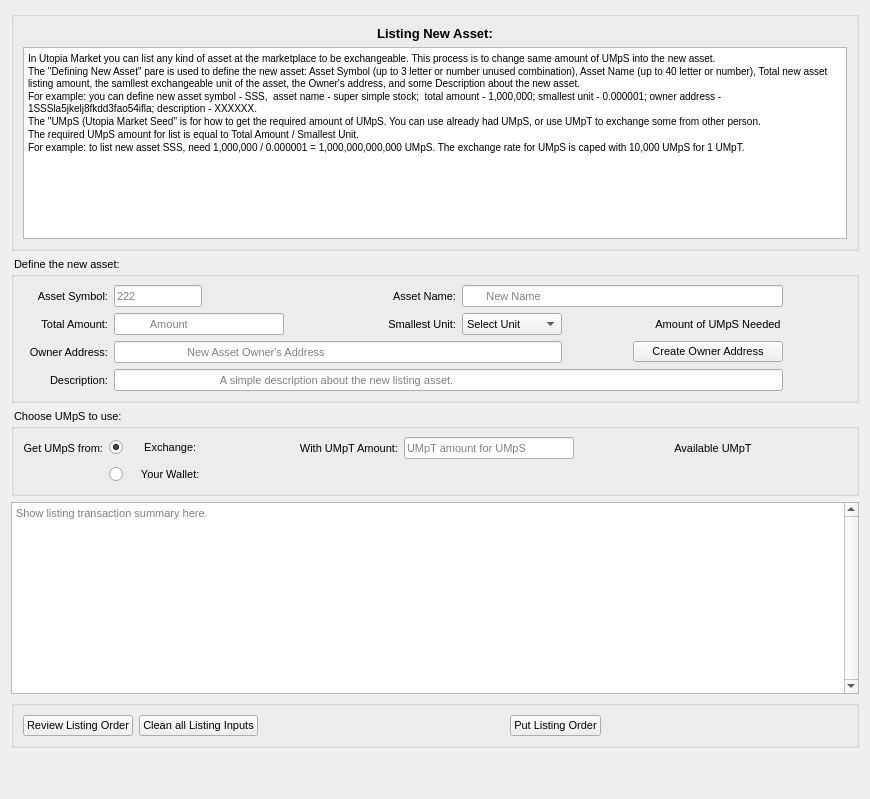
           <widget class="QWidget" name="tab_listing">
            <property name="minimumSize">
             <size>
              <width>0</width>
              <height>0</height>
             </size>
            </property>
            <property name="font">
             <font>
              <pointsize>8</pointsize>
              <weight>50</weight>
              <italic>false</italic>
              <bold>false</bold>
             </font>
            </property>
            <property name="styleSheet">
             <string notr="true">QTabWidget QStackedWidget &gt; QWidget { background-color: rgb(170, 170, 255) } </string>
            </property>
            <attribute name="title">
             <string>Listing</string>
            </attribute>
            <layout class="QVBoxLayout" name="verticalLayout_17">
             <item>
              <widget class="QGroupBox" name="groupBox_listingnewasset">
               <property name="title">
                <string/>
               </property>
               <layout class="QVBoxLayout" name="verticalLayout_16">
                <item>
                 <widget class="QLabel" name="label_listingnewasset">
                  <property name="font">
                   <font>
                    <pointsize>10</pointsize>
                    <weight>75</weight>
                    <italic>false</italic>
                    <bold>true</bold>
                   </font>
                  </property>
                  <property name="text">
                   <string>Listing New Asset:</string>
                  </property>
                  <property name="alignment">
                   <set>Qt::AlignCenter</set>
                  </property>
                 </widget>
                </item>
                <item>
                 <widget class="QTextEdit" name="textEdit_listingnewasset">
                  <property name="maximumSize">
                   <size>
                    <width>16777215</width>
                    <height>240</height>
                   </size>
                  </property>
                  <property name="readOnly">
                   <bool>true</bool>
                  </property>
                  <property name="html">
                   <string>&lt;!DOCTYPE HTML PUBLIC &quot;-//W3C//DTD HTML 4.0//EN&quot; &quot;http://www.w3.org/TR/REC-html40/strict.dtd&quot;&gt;
&lt;html&gt;&lt;head&gt;&lt;meta name=&quot;qrichtext&quot; content=&quot;1&quot; /&gt;&lt;style type=&quot;text/css&quot;&gt;
p, li { white-space: pre-wrap; }
&lt;/style&gt;&lt;/head&gt;&lt;body style=&quot; font-family:'Cantarell'; font-size:11pt; font-weight:400; font-style:normal;&quot;&gt;
&lt;p style=&quot; margin-top:0px; margin-bottom:0px; margin-left:0px; margin-right:0px; -qt-block-indent:0; text-indent:0px;&quot;&gt;&lt;span style=&quot; font-family:'MS Shell Dlg 2'; font-size:7.8pt;&quot;&gt;In Utopia Market you can list any kind of asset at the marketplace to be exchangeable. This process is to change same amount of UMpS into the new asset. &lt;/span&gt;&lt;/p&gt;
&lt;p style=&quot; margin-top:0px; margin-bottom:0px; margin-left:0px; margin-right:0px; -qt-block-indent:0; text-indent:0px;&quot;&gt;&lt;span style=&quot; font-family:'MS Shell Dlg 2'; font-size:7.8pt;&quot;&gt;The &amp;quot;Defining New Asset&amp;quot; pare is used to define the new asset: Asset Symbol (up to 3 letter or number unused combination), Asset Name (up to 40 letter or number), Total new asset listing amount, the samllest exchangeable unit of the asset, the Owner's address, and some Description about the new asset. &lt;/span&gt;&lt;/p&gt;
&lt;p style=&quot; margin-top:0px; margin-bottom:0px; margin-left:0px; margin-right:0px; -qt-block-indent:0; text-indent:0px;&quot;&gt;&lt;span style=&quot; font-family:'MS Shell Dlg 2'; font-size:7.8pt;&quot;&gt;For example: you can define new asset symbol - SSS,  asset name - super simple stock;  total amount - 1,000,000; smallest unit - 0.000001; owner address - 1SSSla5jkelj8fkdd3fao54ifla; description - XXXXXX.&lt;/span&gt;&lt;/p&gt;
&lt;p style=&quot; margin-top:0px; margin-bottom:0px; margin-left:0px; margin-right:0px; -qt-block-indent:0; text-indent:0px;&quot;&gt;&lt;span style=&quot; font-family:'MS Shell Dlg 2'; font-size:7.8pt;&quot;&gt;The &amp;quot;UMpS (Utopia Market Seed&amp;quot; is for how to get the required amount of UMpS. You can use already had UMpS, or use UMpT to exchange some from other person. &lt;/span&gt;&lt;/p&gt;
&lt;p style=&quot; margin-top:0px; margin-bottom:0px; margin-left:0px; margin-right:0px; -qt-block-indent:0; text-indent:0px;&quot;&gt;&lt;span style=&quot; font-family:'MS Shell Dlg 2'; font-size:7.8pt;&quot;&gt;The required UMpS amount for list is equal to Total Amount / Smallest Unit. &lt;/span&gt;&lt;/p&gt;
&lt;p style=&quot; margin-top:0px; margin-bottom:0px; margin-left:0px; margin-right:0px; -qt-block-indent:0; text-indent:0px;&quot;&gt;&lt;span style=&quot; font-family:'MS Shell Dlg 2'; font-size:7.8pt;&quot;&gt;For example: to list new asset SSS, need 1,000,000 / 0.000001 = 1,000,000,000,000 UMpS. The exchange rate for UMpS is caped with 10,000 UMpS for 1 UMpT.&lt;/span&gt;&lt;/p&gt;&lt;/body&gt;&lt;/html&gt;</string>
                  </property>
                 </widget>
                </item>
               </layout>
              </widget>
             </item>
             <item>
              <widget class="QGroupBox" name="groupBox_definingnewasset">
               <property name="title">
                <string> Define the new asset: </string>
               </property>
               <layout class="QGridLayout" name="gridLayout_6">
                <item row="0" column="0">
                 <widget class="QLabel" name="label_newassetsymbol">
                  <property name="toolTip">
                   <string>Define what is the new asset symbol. Must be 3 charactors of base58 allowed</string>
                  </property>
                  <property name="text">
                   <string>  Asset Symbol:</string>
                  </property>
                  <property name="alignment">
                   <set>Qt::AlignRight|Qt::AlignTrailing|Qt::AlignVCenter</set>
                  </property>
                 </widget>
                </item>
                <item row="0" column="1">
                 <widget class="QLineEdit" name="lineEdit_assetsymbol">
                  <property name="minimumSize">
                   <size>
                    <width>88</width>
                    <height>0</height>
                   </size>
                  </property>
                  <property name="maximumSize">
                   <size>
                    <width>88</width>
                    <height>16777215</height>
                   </size>
                  </property>
                  <property name="maxLength">
                   <number>3</number>
                  </property>
                  <property name="placeholderText">
                   <string>222</string>
                  </property>
                  <property name="clearButtonEnabled">
                   <bool>true</bool>
                  </property>
                 </widget>
                </item>
                <item row="0" column="2">
                 <spacer name="horizontalSpacer_48">
                  <property name="orientation">
                   <enum>Qt::Horizontal</enum>
                  </property>
                  <property name="sizeHint" stdset="0">
                   <size>
                    <width>109</width>
                    <height>20</height>
                   </size>
                  </property>
                 </spacer>
                </item>
                <item row="0" column="3">
                 <spacer name="horizontalSpacer_47">
                  <property name="orientation">
                   <enum>Qt::Horizontal</enum>
                  </property>
                  <property name="sizeHint" stdset="0">
                   <size>
                    <width>27</width>
                    <height>20</height>
                   </size>
                  </property>
                 </spacer>
                </item>
                <item row="0" column="4">
                 <widget class="QLabel" name="label_newassetname">
                  <property name="text">
                   <string>  Asset Name:</string>
                  </property>
                  <property name="alignment">
                   <set>Qt::AlignRight|Qt::AlignTrailing|Qt::AlignVCenter</set>
                  </property>
                 </widget>
                </item>
                <item row="0" column="5" colspan="3">
                 <widget class="QLineEdit" name="lineEdit_assetname">
                  <property name="minimumSize">
                   <size>
                    <width>290</width>
                    <height>0</height>
                   </size>
                  </property>
                  <property name="maxLength">
                   <number>100</number>
                  </property>
                  <property name="placeholderText">
                   <string>       New Name</string>
                  </property>
                  <property name="clearButtonEnabled">
                   <bool>true</bool>
                  </property>
                 </widget>
                </item>
                <item row="1" column="0">
                 <widget class="QLabel" name="label_totalamount">
                  <property name="toolTip">
                   <string>Define the total amount of the new asset. It's must be a integer</string>
                  </property>
                  <property name="text">
                   <string>Total Amount:</string>
                  </property>
                  <property name="alignment">
                   <set>Qt::AlignRight|Qt::AlignTrailing|Qt::AlignVCenter</set>
                  </property>
                 </widget>
                </item>
                <item row="1" column="1" colspan="2">
                 <widget class="QLineEdit" name="lineEdit_totalamount">
                  <property name="minimumSize">
                   <size>
                    <width>170</width>
                    <height>0</height>
                   </size>
                  </property>
                  <property name="maximumSize">
                   <size>
                    <width>170</width>
                    <height>16777215</height>
                   </size>
                  </property>
                  <property name="placeholderText">
                   <string>           Amount</string>
                  </property>
                  <property name="clearButtonEnabled">
                   <bool>true</bool>
                  </property>
                 </widget>
                </item>
                <item row="1" column="4">
                 <widget class="QLabel" name="label_smallestunit">
                  <property name="toolTip">
                   <string>Define the smallest exhangeable unit of the new asset. For 222, it is 0.00000001.</string>
                  </property>
                  <property name="text">
                   <string>Smallest Unit:</string>
                  </property>
                  <property name="alignment">
                   <set>Qt::AlignRight|Qt::AlignTrailing|Qt::AlignVCenter</set>
                  </property>
                 </widget>
                </item>
                <item row="1" column="5">
                 <widget class="QComboBox" name="comboBox_samllestunit">
                  <property name="minimumSize">
                   <size>
                    <width>100</width>
                    <height>0</height>
                   </size>
                  </property>
                  <property name="maximumSize">
                   <size>
                    <width>100</width>
                    <height>16777215</height>
                   </size>
                  </property>
                  <item>
                   <property name="text">
                    <string>Select Unit</string>
                   </property>
                  </item>
                  <item>
                   <property name="text">
                    <string>1</string>
                   </property>
                  </item>
                  <item>
                   <property name="text">
                    <string>0.1</string>
                   </property>
                  </item>
                  <item>
                   <property name="text">
                    <string>0.01</string>
                   </property>
                  </item>
                  <item>
                   <property name="text">
                    <string>0.001</string>
                   </property>
                  </item>
                  <item>
                   <property name="text">
                    <string>0.0001</string>
                   </property>
                  </item>
                  <item>
                   <property name="text">
                    <string>0.00001</string>
                   </property>
                  </item>
                  <item>
                   <property name="text">
                    <string>0.000001</string>
                   </property>
                  </item>
                  <item>
                   <property name="text">
                    <string>0.0000001</string>
                   </property>
                  </item>
                  <item>
                   <property name="text">
                    <string>0.00000001</string>
                   </property>
                  </item>
                  <item>
                   <property name="text">
                    <string>10</string>
                   </property>
                  </item>
                  <item>
                   <property name="text">
                    <string>100</string>
                   </property>
                  </item>
                  <item>
                   <property name="text">
                    <string>1000</string>
                   </property>
                  </item>
                  <item>
                   <property name="text">
                    <string>10000</string>
                   </property>
                  </item>
                  <item>
                   <property name="text">
                    <string>100000</string>
                   </property>
                  </item>
                  <item>
                   <property name="text">
                    <string>1000000</string>
                   </property>
                  </item>
                  <item>
                   <property name="text">
                    <string>10000000</string>
                   </property>
                  </item>
                 </widget>
                </item>
                <item row="1" column="6">
                 <spacer name="horizontalSpacer_51">
                  <property name="orientation">
                   <enum>Qt::Horizontal</enum>
                  </property>
                  <property name="sizeHint" stdset="0">
                   <size>
                    <width>40</width>
                    <height>20</height>
                   </size>
                  </property>
                 </spacer>
                </item>
                <item row="1" column="7" colspan="2">
                 <widget class="QLabel" name="label_amountofUMpSneeded">
                  <property name="minimumSize">
                   <size>
                    <width>150</width>
                    <height>0</height>
                   </size>
                  </property>
                  <property name="maximumSize">
                   <size>
                    <width>170</width>
                    <height>16777215</height>
                   </size>
                  </property>
                  <property name="toolTip">
                   <string>The Amount of UMpS Needed must be integer</string>
                  </property>
                  <property name="text">
                   <string>Amount of UMpS Needed</string>
                  </property>
                  <property name="alignment">
                   <set>Qt::AlignCenter</set>
                  </property>
                 </widget>
                </item>
                <item row="2" column="0">
                 <widget class="QLabel" name="label_owneraddress">
                  <property name="text">
                   <string>  Owner Address:</string>
                  </property>
                  <property name="alignment">
                   <set>Qt::AlignRight|Qt::AlignTrailing|Qt::AlignVCenter</set>
                  </property>
                 </widget>
                </item>
                <item row="2" column="1" colspan="5">
                 <widget class="QLineEdit" name="lineEdit_owneraddress">
                  <property name="minimumSize">
                   <size>
                    <width>366</width>
                    <height>0</height>
                   </size>
                  </property>
                  <property name="maximumSize">
                   <size>
                    <width>480</width>
                    <height>16777215</height>
                   </size>
                  </property>
                  <property name="maxLength">
                   <number>35</number>
                  </property>
                  <property name="placeholderText">
                   <string>                       New Asset Owner's Address</string>
                  </property>
                  <property name="clearButtonEnabled">
                   <bool>true</bool>
                  </property>
                 </widget>
                </item>
                <item row="2" column="7">
                 <widget class="QPushButton" name="pushButton_createowneraddress">
                  <property name="minimumSize">
                   <size>
                    <width>150</width>
                    <height>0</height>
                   </size>
                  </property>
                  <property name="text">
                   <string>Create Owner Address</string>
                  </property>
                 </widget>
                </item>
                <item row="2" column="8">
                 <spacer name="horizontalSpacer_52">
                  <property name="orientation">
                   <enum>Qt::Horizontal</enum>
                  </property>
                  <property name="sizeHint" stdset="0">
                   <size>
                    <width>40</width>
                    <height>20</height>
                   </size>
                  </property>
                 </spacer>
                </item>
                <item row="3" column="0">
                 <widget class="QLabel" name="label_description">
                  <property name="text">
                   <string>Description:</string>
                  </property>
                  <property name="alignment">
                   <set>Qt::AlignRight|Qt::AlignTrailing|Qt::AlignVCenter</set>
                  </property>
                 </widget>
                </item>
                <item row="3" column="1" colspan="7">
                 <widget class="QLineEdit" name="lineEdit_description">
                  <property name="minimumSize">
                   <size>
                    <width>595</width>
                    <height>0</height>
                   </size>
                  </property>
                  <property name="maxLength">
                   <number>500</number>
                  </property>
                  <property name="placeholderText">
                   <string>                                  A simple description about the new listing asset.</string>
                  </property>
                  <property name="clearButtonEnabled">
                   <bool>true</bool>
                  </property>
                 </widget>
                </item>
               </layout>
              </widget>
             </item>
             <item>
              <widget class="QGroupBox" name="groupBox_chooseUMpStouse">
               <property name="title">
                <string> Choose UMpS to use:</string>
               </property>
               <layout class="QGridLayout" name="gridLayout_5">
                <item row="0" column="2">
                 <spacer name="horizontalSpacer_46">
                  <property name="orientation">
                   <enum>Qt::Horizontal</enum>
                  </property>
                  <property name="sizeHint" stdset="0">
                   <size>
                    <width>40</width>
                    <height>20</height>
                   </size>
                  </property>
                 </spacer>
                </item>
                <item row="0" column="3">
                 <widget class="QLabel" name="label_withyourUMpTamount">
                  <property name="minimumSize">
                   <size>
                    <width>118</width>
                    <height>0</height>
                   </size>
                  </property>
                  <property name="maximumSize">
                   <size>
                    <width>118</width>
                    <height>16777215</height>
                   </size>
                  </property>
                  <property name="toolTip">
                   <string>Set the amount of UMpT (222) that want to used to exhange for needed amount UMpS (221)</string>
                  </property>
                  <property name="text">
                   <string>With UMpT Amount:</string>
                  </property>
                  <property name="alignment">
                   <set>Qt::AlignRight|Qt::AlignTrailing|Qt::AlignVCenter</set>
                  </property>
                 </widget>
                </item>
                <item row="0" column="0">
                 <widget class="QLabel" name="label_getUMSfrom">
                  <property name="toolTip">
                   <string>Choose where to get the needed UMpS (221) </string>
                  </property>
                  <property name="text">
                   <string>Get UMpS from:</string>
                  </property>
                  <property name="alignment">
                   <set>Qt::AlignRight|Qt::AlignTrailing|Qt::AlignVCenter</set>
                  </property>
                 </widget>
                </item>
                <item row="0" column="1">
                 <widget class="QRadioButton" name="radioButton_exchange">
                  <property name="minimumSize">
                   <size>
                    <width>116</width>
                    <height>0</height>
                   </size>
                  </property>
                  <property name="maximumSize">
                   <size>
                    <width>116</width>
                    <height>16777215</height>
                   </size>
                  </property>
                  <property name="toolTip">
                   <string>Choose to exchange in the UMpS (221) with UMpT (222)</string>
                  </property>
                  <property name="text">
                   <string>     Exchange:</string>
                  </property>
                  <property name="checked">
                   <bool>true</bool>
                  </property>
                 </widget>
                </item>
                <item row="0" column="4">
                 <widget class="QLineEdit" name="lineEdit_withUMpTamount">
                  <property name="minimumSize">
                   <size>
                    <width>170</width>
                    <height>0</height>
                   </size>
                  </property>
                  <property name="maximumSize">
                   <size>
                    <width>170</width>
                    <height>16777215</height>
                   </size>
                  </property>
                  <property name="placeholderText">
                   <string>UMpT amount for UMpS</string>
                  </property>
                  <property name="clearButtonEnabled">
                   <bool>true</bool>
                  </property>
                 </widget>
                </item>
                <item row="0" column="6">
                 <widget class="QLabel" name="label_availableUMpT">
                  <property name="minimumSize">
                   <size>
                    <width>170</width>
                    <height>0</height>
                   </size>
                  </property>
                  <property name="maximumSize">
                   <size>
                    <width>170</width>
                    <height>16777215</height>
                   </size>
                  </property>
                  <property name="toolTip">
                   <string>The total amount of availabe UMpT (222) </string>
                  </property>
                  <property name="text">
                   <string>Available UMpT</string>
                  </property>
                  <property name="alignment">
                   <set>Qt::AlignCenter</set>
                  </property>
                 </widget>
                </item>
                <item row="0" column="7">
                 <spacer name="horizontalSpacer_45">
                  <property name="orientation">
                   <enum>Qt::Horizontal</enum>
                  </property>
                  <property name="sizeHint" stdset="0">
                   <size>
                    <width>3</width>
                    <height>20</height>
                   </size>
                  </property>
                 </spacer>
                </item>
                <item row="1" column="1">
                 <widget class="QRadioButton" name="radioButton_yourwallet">
                  <property name="minimumSize">
                   <size>
                    <width>116</width>
                    <height>0</height>
                   </size>
                  </property>
                  <property name="maximumSize">
                   <size>
                    <width>116</width>
                    <height>16777215</height>
                   </size>
                  </property>
                  <property name="toolTip">
                   <string>Choose to use already owned UMpS (221) from your wallet</string>
                  </property>
                  <property name="text">
                   <string>    Your Wallet:</string>
                  </property>
                 </widget>
                </item>
                <item row="0" column="5">
                 <spacer name="horizontalSpacer_53">
                  <property name="orientation">
                   <enum>Qt::Horizontal</enum>
                  </property>
                  <property name="sizeHint" stdset="0">
                   <size>
                    <width>40</width>
                    <height>20</height>
                   </size>
                  </property>
                 </spacer>
                </item>
               </layout>
              </widget>
             </item>
             <item>
              <widget class="QTextEdit" name="textEdit_listingsummary">
               <property name="minimumSize">
                <size>
                 <width>0</width>
                 <height>80</height>
                </size>
               </property>
               <property name="verticalScrollBarPolicy">
                <enum>Qt::ScrollBarAlwaysOn</enum>
               </property>
               <property name="horizontalScrollBarPolicy">
                <enum>Qt::ScrollBarAlwaysOff</enum>
               </property>
               <property name="readOnly">
                <bool>true</bool>
               </property>
               <property name="placeholderText">
                <string>Show listing transaction summary here.</string>
               </property>
              </widget>
             </item>
             <item>
              <widget class="QGroupBox" name="groupBox_putlistingorder">
               <property name="toolTip">
                <string/>
               </property>
               <property name="title">
                <string/>
               </property>
               <layout class="QHBoxLayout" name="horizontalLayout_9">
                <item>
                 <widget class="QPushButton" name="pushButton_reviewlistingorder">
                  <property name="text">
                   <string>Review Listing Order</string>
                  </property>
                 </widget>
                </item>
                <item>
                 <widget class="QPushButton" name="pushButton_cleanalllistinginputs">
                  <property name="font">
                   <font>
                    <pointsize>8</pointsize>
                    <weight>50</weight>
                    <italic>false</italic>
                    <bold>false</bold>
                   </font>
                  </property>
                  <property name="text">
                   <string>Clean all Listing Inputs</string>
                  </property>
                 </widget>
                </item>
                <item>
                 <spacer name="horizontalSpacer_43">
                  <property name="orientation">
                   <enum>Qt::Horizontal</enum>
                  </property>
                  <property name="sizeHint" stdset="0">
                   <size>
                    <width>246</width>
                    <height>20</height>
                   </size>
                  </property>
                 </spacer>
                </item>
                <item>
                 <widget class="QPushButton" name="pushButton_putlistingorder">
                  <property name="text">
                   <string>Put Listing Order</string>
                  </property>
                 </widget>
                </item>
                <item>
                 <spacer name="horizontalSpacer_44">
                  <property name="orientation">
                   <enum>Qt::Horizontal</enum>
                  </property>
                  <property name="sizeHint" stdset="0">
                   <size>
                    <width>246</width>
                    <height>20</height>
                   </size>
                  </property>
                 </spacer>
                </item>
               </layout>
              </widget>
             </item>
             <item>
              <spacer name="verticalSpacer_5">
               <property name="orientation">
                <enum>Qt::Vertical</enum>
               </property>
               <property name="sizeHint" stdset="0">
                <size>
                 <width>20</width>
                 <height>40</height>
                </size>
               </property>
              </spacer>
             </item>
            </layout>
           </widget>
